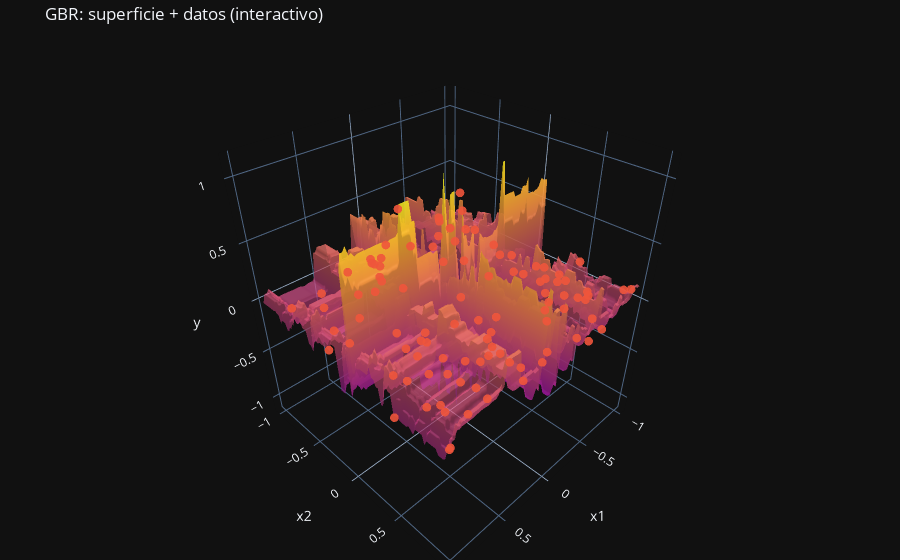

Notebook code cell kept with this figure:
### Code cell
# Superficie
Z = gbr.predict(X_grid).reshape(Xg.shape)
fig = go.Figure(data=[go.Surface(x=Xg, y=Yg, z=Z, opacity=0.7, showscale=False)])
# Puntos
fig.add_trace(go.Scatter3d(x=x1, y=x2, z=y, mode="markers",
                           marker=dict(size=3, opacity=0.9)))
fig.update_layout(title="GBR: superficie + datos (interactivo)",
                  scene=dict(xaxis_title="x1", yaxis_title="x2", zaxis_title="y"),
                  margin=dict(l=0,r=0,t=40,b=0))
fig.show()
